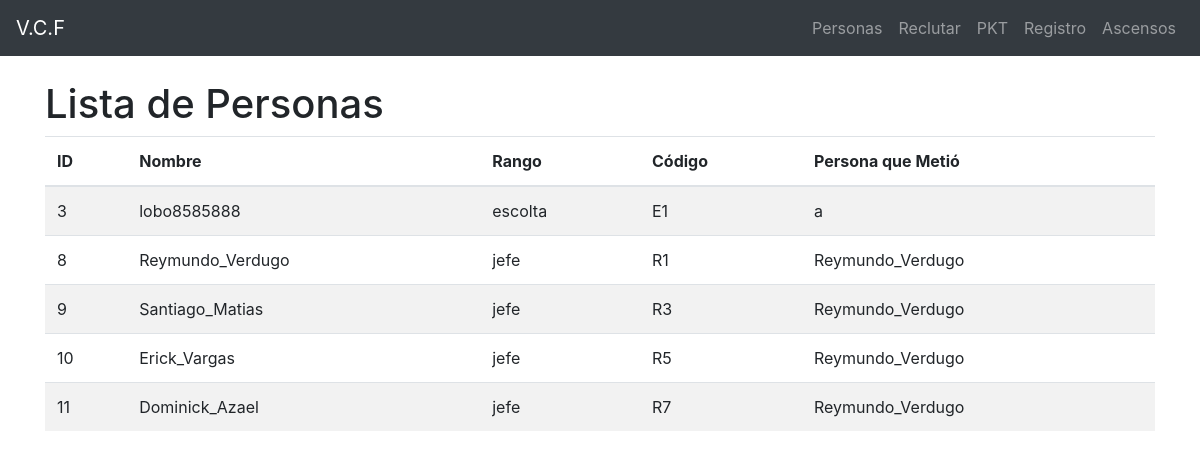
The page /personas on the database its author committed.
### tables this page shows
CREATE TABLE personas (
        id INTEGER PRIMARY KEY AUTOINCREMENT,
        nombre TEXT NOT NULL,
        rango TEXT NOT NULL,
        codigo TEXT NOT NULL,
        persona_que_metio TEXT NOT NULL
    );

### app.py (the view)
@app.route('/personas')
def mostrar_personas():
    personas = obtener_personas_desde_bd()
    return render_template('personas.html', personas=personas)

### app.py (called while the page is built)
def get_db():
    conn = sqlite3.connect(DATABASE)
    conn.row_factory = sqlite3.Row
    return conn

def obtener_personas_desde_bd():
    with get_db() as conn:
        c = conn.cursor()
        c.execute('SELECT * FROM personas')
        return c.fetchall()

### templates/personas.html (shortened to what this page needs)
{% extends "base.html" %}
{% block content %}
    <h1>Lista de Personas</h1>
    <table class="table table-striped">
        <thead>
            <tr>
                <th>ID</th>
                <th>Nombre</th>
                <th>Rango</th>
                <th>Código</th>
                <th>Persona que Metió</th>
            </tr>
        </thead>
        <tbody>
            {% for persona in personas %}
                <tr>
                    <td>{{ persona.id }}</td>
                    <td>{{ persona.nombre }}</td>
                    <td>{{ persona.rango }}</td>
                    <td>{{ persona.codigo }}</td>
                    <td>{{ persona.persona_que_metio }}</td>
                </tr>
            {% endfor %}
        </tbody>
    </table>
{% endblock %}

### templates/base.html (shortened to what this page needs)
<!DOCTYPE html>
<html lang="es">
<head>
    <link rel="stylesheet" href="https://stackpath.bootstrapcdn.com/bootstrap/4.5.2/css/bootstrap.min.css">
</head>
<body>
    <nav class="navbar navbar-expand-lg navbar-dark bg-dark">
        <a class="navbar-brand" href="{{ url_for('mostrar_personas') }}">V.C.F</a>
        <div class="collapse navbar-collapse" id="navbarNav">
            <ul class="navbar-nav ml-auto">
                <li class="nav-item">
                    <a class="nav-link" href="{{ url_for('mostrar_personas') }}">Personas</a>
                </li>
                <li class="nav-item">
                    <a class="nav-link" href="{{ url_for('reclutar') }}">Reclutar</a>
                </li>
                <li class="nav-item">
                    <a class="nav-link" href="{{ url_for('pkt') }}">PKT</a>
                </li>
                <li class="nav-item">
                    <a class="nav-link" href="{{ url_for('registro') }}">Registro</a>
                </li>
                <li class="nav-item">
                    <a class="nav-link" href="{{ url_for('ascensos') }}">Ascensos</a>
                </li>
            </ul>
        </div>
    </nav>
    <div class="container mt-4">
        {% block content %}{% endblock %}
    </div>
</body>
</html>

### rows shown on the page
personas: id "3", nombre "lobo8585888", rango "escolta", codigo "E1", persona_que_metio "a"
personas: id "8", nombre "Reymundo_Verdugo", rango "jefe", codigo "R1", persona_que_metio "Reymundo_Verdugo"
personas: id "9", nombre "Santiago_Matias", rango "jefe", codigo "R3", persona_que_metio "Reymundo_Verdugo"
personas: id "10", nombre "Erick_Vargas", rango "jefe", codigo "R5", persona_que_metio "Reymundo_Verdugo"
personas: id "11", nombre "Dominick_Azael", rango "jefe", codigo "R7", persona_que_metio "Reymundo_Verdugo"
